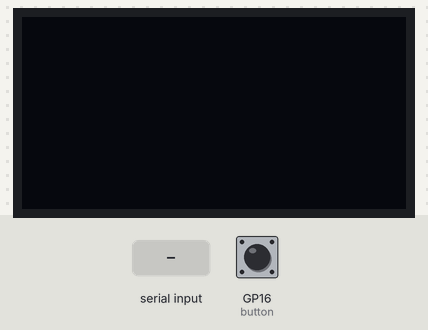
Bench run of a program on a simulated Raspberry Pi Pico running MicroPython. On the bench: 128×64 one-colour display. The test bench sets the inputs (shaded band); at power-on: GP16 (button) HIGH. Library files of the repository ran but are not shown: ssd1306.py; what the program prints to the serial console is not drawn.

Above: at 1.2 s.
1.3 s: "1\n" received over the second serial link
At 2.7 s:
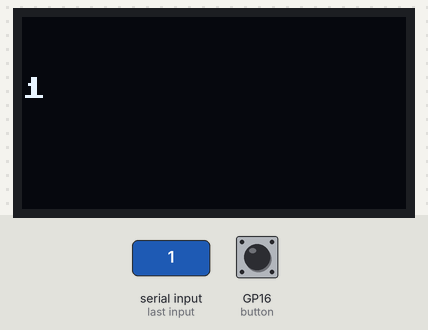
3.0 s: GP16 (button) pulled LOW for 0.3 s
At 5.3 s:
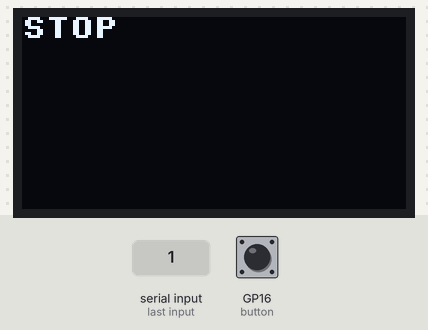
5.6 s: "0\n" received over the second serial link
At 6.4 s:
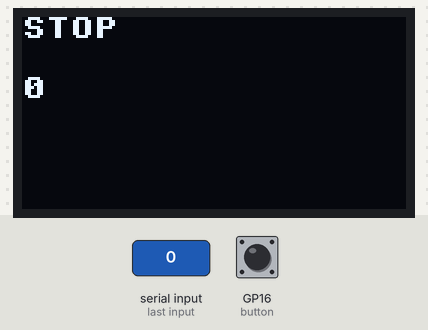
7.1 s: GP16 (button) pulled LOW for 1 s
At 7.9 s:
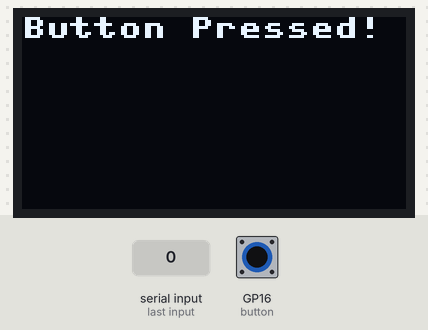
9.6 s: GP16 (button) pulled LOW for 3.2 s
Timing chart, 0 to 12.6 s (numbered marks = the images above; inputs shaded):
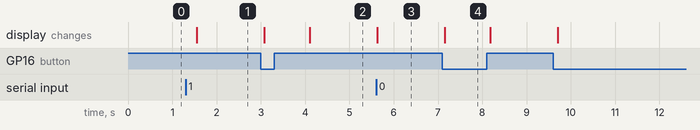

Measured:
- after the input at 1.3 s, the display: changes after 0.25 s (image 1)
- after the input at 3.0 s, the display: first changes after 0.08 s (image 2 shows a later state)
- after the input at 5.6 s, the display: changes at once (image 3)
- after the input at 7.1 s, the display: changes after 0.05 s (image 4)

The program:

maitreV2.py
```python
from machine import UART, Pin, I2C
from ssd1306 import SSD1306_I2C
import time

# Configuration de l'UART sur le GPIO 4 (TX) et GPIO 5 (RX) pour le Pico
uart = UART(0, baudrate=38400)

# Configuration du bouton poussoir et de l'écran OLED
button = Pin(16, Pin.IN, Pin.PULL_UP)
i2c = I2C(0, scl=Pin(21), sda=Pin(20))
oled = SSD1306_I2C(128, 64, i2c)

# Fonction pour envoyer des données via Bluetooth
def send_data(data):
    uart.write(data + "\n")  # Ajout d'un saut de ligne pour marquer la fin des données

# Fonction pour recevoir des données via Bluetooth
def receive_data():
    if uart.any():
        return uart.readline().decode('utf-8').strip()

# Fonction pour afficher un message sur l'écran OLED
def display_message_ligne1(message):
    oled.fill(0)  # Efface l'écran
    oled.text(message, 0, 0)  # Affiche le message
    oled.show()
def display_message_ligne2(message1, message2):
    oled.fill(0)  # Efface l'écran
    oled.text(message1, 0, 0)  # Affiche le message
    oled.text(message2, 0, 20)  # Affiche le message
    oled.show()


bpressed = 0
mess1=""

# Boucle principale
while True:
    # Vérification de l'état du bouton poussoir
    if not button.value() and bpressed == 0:  # Si le bouton est pressé
        mess1 = "Button Pressed!"
        send_data("BUTTON_PRESSED")  # Envoie la commande au circuit esclave
        display_message_ligne1(mess1)
        bpressed=1
        time.sleep(0.5)  # Débounce (évite les multiples envois)
    elif button.value() and bpressed == 1:
        bpressed = 0
        send_data("STOP")
        mess1 = "STOP"
        display_message_ligne1(mess1)
    # Réception des données de l'esclave
    incoming_data = receive_data()
    if incoming_data:
        print("Recu :", incoming_data)
        display_message_ligne2(mess1, incoming_data)  # Affiche la réponse sur l'écran OLED

    # Pause pour éviter une surcharge
    time.sleep(0.5)
```
